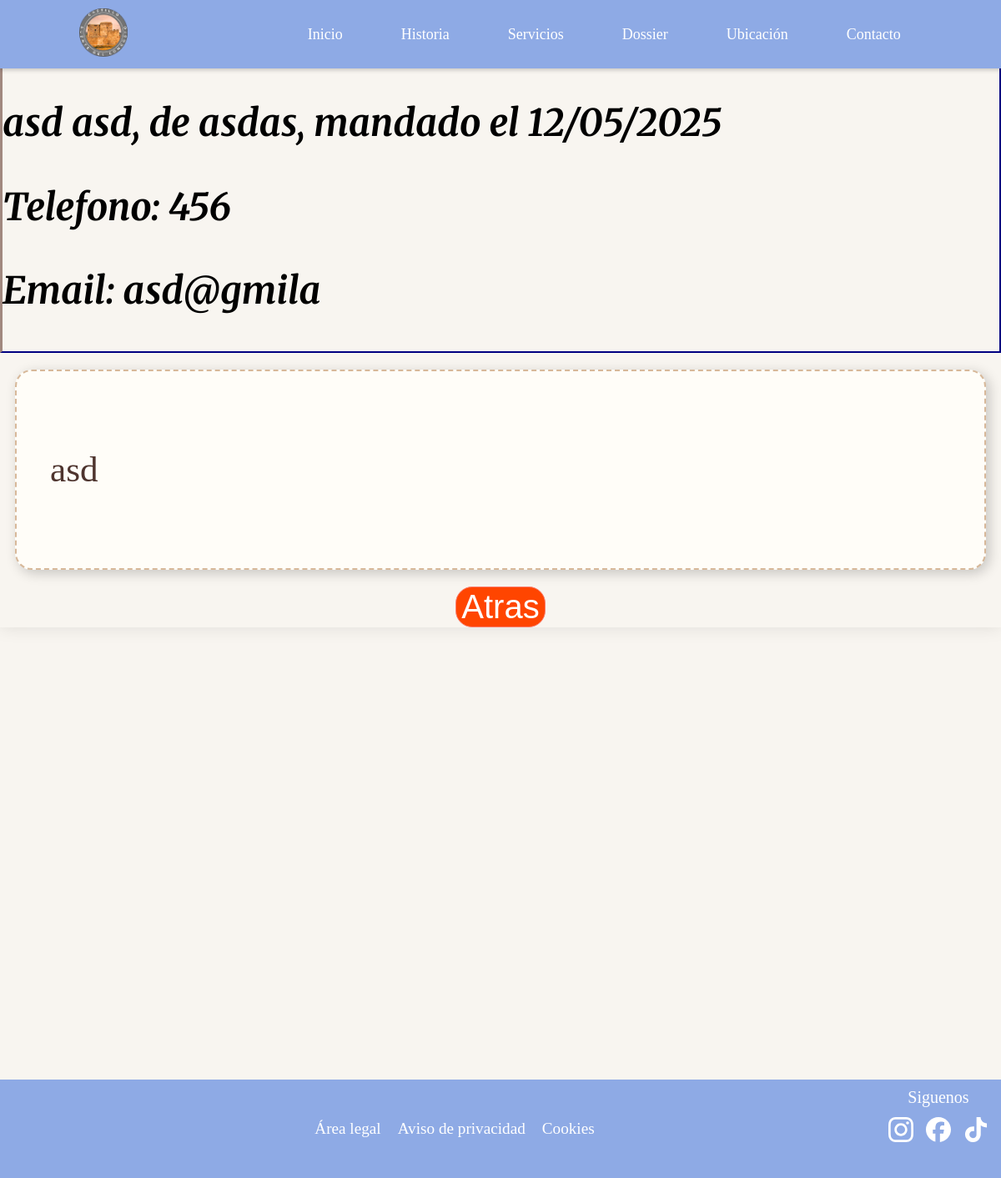
The page /11/ver_mensaje on the database its author committed.
### appcastillocongosto/models.py (models this page shows, shortened)
class Contacto(models.Model):
    id = models.AutoField(primary_key=True)
    nombre = models.CharField("Nombre", max_length=25)
    apellidos = models.CharField("Apellidos", max_length=100, null=True, blank=True)
    email = models.CharField("Email", max_length=100, null=True, blank=True)
    telefono = models.CharField("Telefono", max_length=9, null=True, blank=True)
    lugar = models.CharField("Lugar", max_length=100, null=True, blank=True)
    fecha = models.DateTimeField("Fecha y Hora", default=timezone.now)
    mensaje = models.TextField("Mensaje")
    leido = models.BooleanField("Leido", default=False)
    contestado = models.BooleanField("Contestado", default=False)
    class Meta:
        verbose_name = "Contacto"
        verbose_name_plural = "Contactos"
        ordering = ['nombre']

### appcastillocongosto/views.py (the view)
# urls.py: re_path(r'^(?P<id>\d+)/ver_mensaje$', views.ver_mensaje, name='ver_mensaje'),
def ver_mensaje(request, id):
    contacto = Contacto.objects.get(id=id)
    if request.method == 'POST':
        contacto.leido = True
        contacto.save()
        return redirect('chat')
    context = {'contacto': contacto}
    return render (request, 'ver_mensaje.html', context=context)

### templates/ver_mensaje.html (shortened to what this page needs)
{% extends "base2.html" %}
{% load static %}
{% block head %}
<link rel="stylesheet" href="{% static 'css/mensaje.css' %}">
{% endblock %}
{% block content %}
<br><br><br><br>
<div class="contenido">
    <div class="datos-personales">
        <p>{{ contacto.nombre }} {{ contacto.apellidos }}, de {{ contacto.lugar }}, mandado el {{ contacto.fecha|date:"d/m/Y" }}</p>
        <p>Telefono: {{ contacto.telefono }}</p>
        <p>Email: {{ contacto.email }}</p>
    </div>
    <div class="mensaje">
        <p>{{ contacto.mensaje }}</p>
    </div>
    <div>
        <form method="post">
                <input type="submit" value="Atras" class="boton-atras">
        </form>
    </div>
</div>
{% endblock content %}

### static/css/mensaje.css (style rules this page uses)
body { background: #f8f5f0; margin: 0; display: flex; flex-direction: column; align-items: center; min-height: 100vh; overflow-x: hidden; }
.contenido { width: 100%; flex-grow: 1; overflow-y: auto; margin-bottom: 55%; box-shadow: 0 0 20px rgba(0, 0, 0, 0.1); }
.datos-personales { border: 2px solid navy; font-family: 'Merriweather', serif; font-weight: bold; font-style: italic; font-size: 2.8rem; border-left: 3px solid #a1887f; }
.mensaje { background: #fffdf8; border: 2px dashed #d7b899; border-radius: 20px; box-shadow: 4px 4px 15px rgba(0, 0, 0, 0.2); padding: 40px; margin: 20px auto; width: 100%; max-width: 90%; font-family: 'Dancing Scripts', cursive; font-size: 2.7rem; line-height: 1.6; color: #4e342e; text-align: left; }
.boton-atras { display: flex; justify-self: center; border: 1px solid salmon; border-radius: 20px; background: orangered; color: white; font-size: 22px; cursor: pointer; transition: 0.5s; font-size: 2.5rem; }

### templates/base2.html (style rules this page uses)
html { overflow-y: scroll; }

### rows shown on the page
Contacto: nombre "asd", apellidos "asd", lugar "asdas", fecha "12/05/2025", telefono "456", email "asd@gmila", mensaje "asd"
